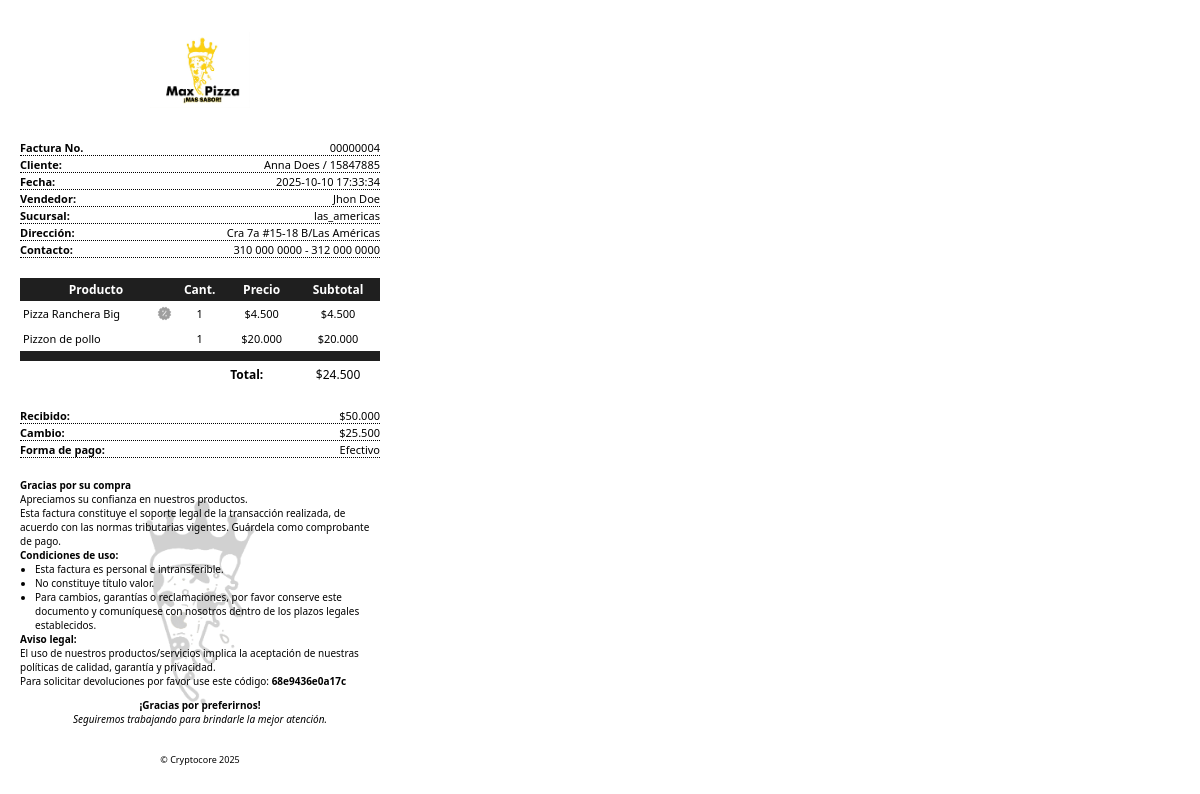
The page /factura/index.php?num=00000004 on the database its author committed.
### tables this page shows
CREATE TABLE `ventas` (
  `id` int NOT NULL,
  `consecutivo` varchar(256) NOT NULL,
  `idventa` varchar(100) NOT NULL,
  `metodopago` enum('efectivo','nequi','daviplata','bancolombia','davivienda','consignacion','otro') NOT NULL DEFAULT 'efectivo',
  `idcaja` int NOT NULL,
  `id_producto` int NOT NULL,
  `producto` varchar(256) NOT NULL,
  `cantidad` int NOT NULL,
  `porciones` int NOT NULL DEFAULT '0',
  `precio` int NOT NULL,
  `total` int NOT NULL,
  `recibido` int NOT NULL DEFAULT '0',
  `unico` int NOT NULL,
  `descuento` int NOT NULL DEFAULT '0',
  `cliente` varchar(256) DEFAULT NULL,
  `clidoc` varchar(256) DEFAULT NULL,
  `usuario` varchar(256) NOT NULL,
  `sucursal` varchar(256) NOT NULL,
  `fechareg` timestamp NOT NULL DEFAULT CURRENT_TIMESTAMP
);

### php/funcion.php (called while the page is built, shortened)
<?php
	function miles($mil) {
		if (strlen($mil) == 4) {
			$mil = substr($mil, 0, strlen($mil) - 3) . '.' . substr($mil, -3);
		}
		elseif (strlen($mil) == 5) {
			$mil = substr($mil, 0, strlen($mil) - 3) . '.' . substr($mil, -3);
		}
		elseif (strlen($mil) == 6) {
			$mil = substr($mil, 0, strlen($mil) - 3) . '.' . substr($mil, -3);
		}
		elseif (strlen($mil) == 7) {
			$mil = substr($mil, 0, strlen($mil) - 6) . ',' . substr($mil, 1, strlen($mil) - 4) . "." .  substr($mil, -3);
		}
		elseif (strlen($mil) == 8) {
			$mil = substr($mil, 0, strlen($mil) - 6) . ',' . substr($mil, 2, strlen($mil) - 5) . "." .  substr($mil, -3);
		}
		elseif (strlen($mil) == 9) {
			$mil = substr($mil, 0, strlen($mil) - 6) . ',' . substr($mil, 3, strlen($mil) - 6) . "." .  substr($mil, -3);
		}
		return $mil;
	}
?>

### factura/index.php (the view, shortened to what this page needs)
<?php
    include('../config/connector.php');
    include('../php/funcion.php');
    if(isset($_GET['num'])){
        $facnum = $_GET['num'];
        $recibido = "";
        $idventa = "";
        $metodopago = "";
        $cambio = 0;
        $total = 0;
?>
<!DOCTYPE html>
<html lang="es">
<head>
</head>
<body>
    <div class="container">
        <img src="../res/images/logo.jpeg" alt="company logo" class="logo">
        <div class="cinfo">
            <div class="cdata">
                <b>Factura No.</b><span><?=$facnum;?></span>
            </div>
            <div class="cdata">
                <b>Cliente:</b><span id="clinom">Indefinido / 123456789</span>
            </div>
            <div class="cdata">
                <b>Fecha:</b><span id="fechafac">01/01/2000</span>
            </div>
            <div class="cdata">
                <b>Vendedor:</b><span id="vendedor">Vendedor</span>
            </div>
            <div class="cdata">
                <b>Sucursal:</b><span id="sucursal">Sucursal</span>
            </div>
            <div class="cdata">
                <b>Dirección:</b><span id="sucursal">Cra 7a #15-18 B/Las Américas</span>
            </div>
            <div class="cdata">
                <b>Contacto:</b><span id="sucursal">310 000 0000 - 312 000 0000</span>
            </div>
        </div>
        <table>
            <thead>
                <tr>
                    <th>Producto</th>
                    <th>Cant.</th>
                    <th>Precio</th>
                    <th>Subtotal</th>
                </tr>
            </thead>
            <tbody>
                <?php
                    $fac = $con -> prepare("SELECT * FROM ventas WHERE consecutivo = ?");
                    $fac -> bind_param('s',$facnum);
                    $fac -> execute();
                    $Rfac = $fac -> get_result();
                    if($Rfac ->num_rows > 0){
                        while($f = $Rfac -> fetch_assoc()){
                            $dsc = '';
                            $total += $f['total'];
                            if($f['descuento'] > 0){
                                $dsc = 'style="background:url(../res/icons/offer-grey.svg) right / 15px no-repeat;"';
                            }
                            echo '
                                <tr>
                                    <td '.$dsc.'>'.$f['producto'].'</td>
                                    <td>'.$f['cantidad'].'</td>
                                    <td>$'.miles($f['precio']).'</td>
                                    <td>$'.miles($f['total']).'</td>
                                </tr>
                            ';
                            $recibido = $f['recibido'];
                            $idventa = $f['idventa'];
                            $metodopago = $f['metodopago'];
                        }
                        $cambio = $recibido - $total;
                        echo '
                            <tr style="background:#1f1f1f;"><td></td><td></td><td></td><td></td></tr>
                            <tr>
                                <td></td>
                                <td></td>
                                <td style="text-align:left;font-size:12px;"><b>Total:</b></td>
                                <td style="font-size:12px;">$'.miles($total).'</td>
                            </tr>
                        ';
                    }
                    else {
                        header("Location: ../");
                    }
                ?>
            </tbody>
        </table>
        <div class="cinfo">
            <div class="cdata">
                <b>Recibido:</b><span>$<?=miles($recibido ?? 0);?></span>
            </div>
            <div class="cdata">
                <b>Cambio:</b><span>$<?=miles($cambio ?? 0);?></span>
            </div>
            <div class="cdata">
                <b>Forma de pago:</b><span id="metpago" style="text-transform: capitalize;"><?=$metodopago;?></span>
            </div>
        </div>
        <div class="factext">
            <b>Gracias por su compra</b>
            <span>Apreciamos su confianza en nuestros productos.</span>
            <p>
                Esta factura constituye el soporte legal de la transacción realizada, de acuerdo con las normas tributarias vigentes. Guárdela como comprobante de pago.
            </p>
            <b>Condiciones de uso:</b>
            <ul>
                <li>Esta factura es personal e intransferible.</li>
                <li>No constituye título valor.</li>
                <li>Para cambios, garantías o reclamaciones, por favor conserve este documento y comuníquese con nosotros dentro de los plazos legales establecidos.</li>
            </ul>
            <b>Aviso legal:</b>
            <span>El uso de nuestros productos/servicios implica la aceptación de nuestras políticas de calidad, garantía y privacidad.</span>
            <span>Para solicitar devoluciones por favor use este código: <b><?=$idventa;?></b></span>
            <b style="margin: 0 auto;margin-top:10px;">¡Gracias por preferirnos!</b>
            <i style="margin: 0 auto;">Seguiremos trabajando para brindarle la mejor atención.</i>
        </div>
        <div class="footer"><span>&copy; Cryptocore <?=date('Y');?></span></div>
    </div>
</body>
</html>
<?php
    }
    else {
        header("Location: ../");
    }
?>

### factura/index.php (style rules this page uses)
* { box-sizing: border-box; }
body { width: 400px; margin: 0; padding: 0; font-family:'Segoe UI', Tahoma, Geneva, Verdana, sans-serif; }
.container { display: flex; flex-direction: column; align-items: center; justify-content: center; gap: 20px; padding: 20px; }
.logo { width: 100px; aspect-ratio: 1/1; object-fit: contain; }
table { width: 100%; border-collapse: collapse; }
table thead tr { background: #1f1f1f; }
table thead tr th { color: #fff; font-size: 12px; text-align: center; padding: 3px; }
table tbody tr td { text-align: center; font-size: 11px; padding: 5px 3px; }
table tbody tr td:nth-child(1) { text-align: left; }
.cinfo { width: 100%; display: flex; flex-direction: column; align-items: flex-start; justify-content: center; gap: 1px; font-size: 11px; }
.cdata { width: 100%; display: flex; align-items: center; justify-content: space-between; border-bottom: 1px dotted; }
.footer span { font-size: 9px; }
.factext { width: 100%; display: flex; flex-direction: column; align-items: flex-start; justify-content: center; font-size: 10px; background: url(../res/images/logotype_bn.png) center / 60% no-repeat; }
.factext p { margin: 0; }
.factext ul { margin: 0; padding: 0px 15px; }

### rows shown on the page
ventas: producto "Pizza Ranchera Big", cantidad "1", precio "4.500", total "4.500"
ventas: producto "Pizzon de pollo", cantidad "1", precio "20.000", total "20.000", recibido "50.000", recibido "25.500", metodopago "Efectivo", idventa "68e9436e0a17c"

### other values the page prints
$facnum "00000004"
miles($total) "24.500"
